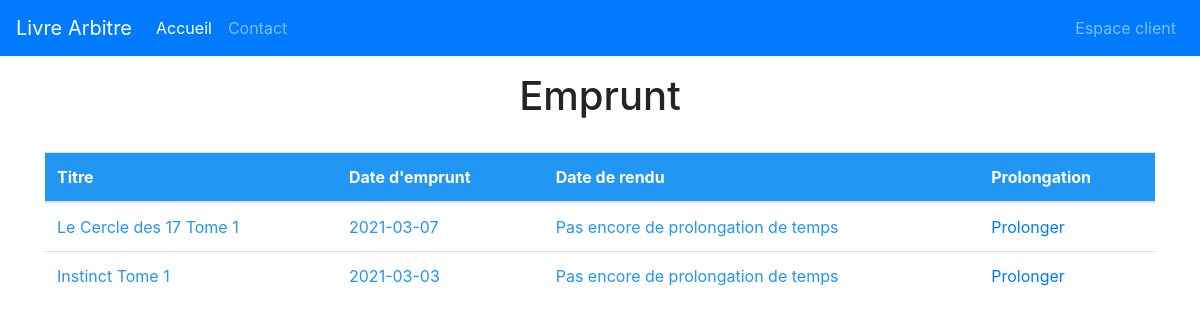
/espace/emprunt.php (signed in), run on the app's committed database.
### tables this page shows
CREATE TABLE IF NOT EXISTS `emprunt` (
  `isbn` varchar(50) NOT NULL,
  `idUtilisateur` int(11) NOT NULL,
  `dateEmpreint` date NOT NULL,
  `dateRendu` date DEFAULT NULL,
  `Prolongation` int(1) NOT NULL DEFAULT '0',
  PRIMARY KEY (`isbn`,`idUtilisateur`,`dateEmpreint`),
  KEY `Emprunt_Utilisateur0_FK` (`idUtilisateur`),
  KEY `Emprunt_Date1_FK` (`dateEmpreint`)
);

CREATE TABLE IF NOT EXISTS `livre` (
  `isbn` varchar(50) NOT NULL,
  `titre` varchar(90) NOT NULL,
  `annee` int(11) NOT NULL,
  `nbpages` int(11) NOT NULL,
  `resume` text NOT NULL,
  `commentaireLivre` varchar(255) DEFAULT NULL,
  `idLangue` int(11) NOT NULL,
  `idEditeur` int(11) NOT NULL,
  `idGenre` int(11) NOT NULL,
  PRIMARY KEY (`isbn`),
  KEY `Livre_Langue_FK` (`idLangue`),
  KEY `Livre_Editeur0_FK` (`idEditeur`),
  KEY `Livre_Genre1_FK` (`idGenre`)
);

### espace/emprunt.php (the view, shortened to what this page needs)
<?php
    include '../inc/db_conn.php';
    if(isset($_SESSION['open'])){
        if($_SESSION['open'] == 1){
            $initid = $_SESSION['initid']
            ?>
<!DOCTYPE html>
<html lang="fr">
    <head>
        <link rel="stylesheet" href="https://stackpath.bootstrapcdn.com/bootstrap/4.5.2/css/bootstrap.min.css">
        <link rel="stylesheet" href="https://maxcdn.bootstrapcdn.com/font-awesome/4.7.0/css/font-awesome.min.css">
        <link rel="stylesheet" href="../css/header.css">
        <link rel="stylesheet" href="../css/footer.css">
        <link rel="stylesheet" href="../css/login.css">
        <link rel="stylesheet" href="../css/gridn.css">
        <link rel="stylesheet" href="../css/admindex.css">
    </head>
    <body>
        <?php
        include '../inc/header.php';
        ?>
        <?php
          $emprunt = mysqli_query($link, 'SELECT * FROM emprunt e INNER JOIN utilisateur u ON e.idUtilisateur = u.idUtilisateur INNER JOIN livre l ON e.isbn = l.isbn WHERE u.idUtilisateur = '. $initid);
        ?>
		<div class="container">
            <h1 class="title">Emprunt</h1>
            <br>
            <table class="table">
                <thead>
                  <tr>
                    <th scope="col">Titre</th>
                    <th scope="col">Date d'emprunt</th>
                    <th scope="col">Date de rendu</th>
                    <th scope="col">Prolongation</th>
                  </tr>
                </thead>
                <tbody>
				<?php
					 while($row = mysqli_fetch_array($emprunt, MYSQLI_ASSOC))
					 {
				?>
						  <tr>
							<td><?php echo $row['titre']; ?></td>
							<td><?php echo $row['dateEmpreint']; ?></td>
          <?php
              if ($row['Prolongation'] == 0){
                echo '<td>Pas encore de prolongation de temps</td>';
              }
							if($row['Prolongation']==1){
								echo '<td>Délai déjà prolongé</td>';
							}
							else{
								echo '<td><a href="emprunt.php?isbn='.$row['isbn'].'">Prolonger</a></td>';
				      }
            }
            echo '</tr>';
          }
    }
          ?>
                </tbody>
            </table>
    </body>
</html>

### css/admindex.css (style rules this page uses)
.title { text-align: center; }
thead { background-color:#2196f3; }
table { color: #2196f3; margin:auto; }
th { color:white; }
td { color: #2196f3; }

### data on the page
emprunt: isbn.titre "Le Cercle des 17 Tome 1", dateEmpreint "2021-03-07", Prolongation "Pas encore de prolongation de temps"
emprunt: isbn.titre "Instinct Tome 1", dateEmpreint "2021-03-03", Prolongation "Pas encore de prolongation de temps"
